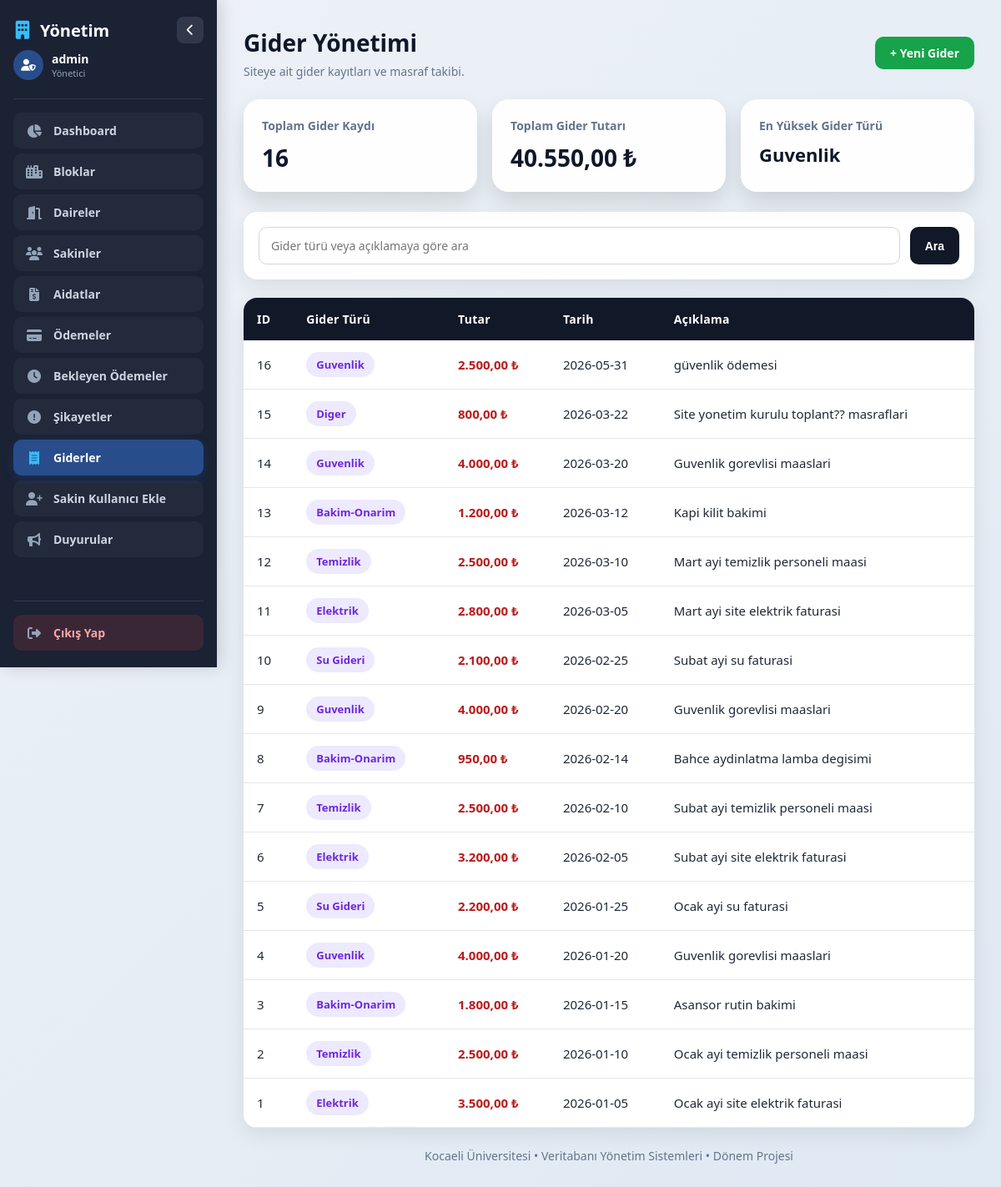
/expenses.php (signed in), run on the app's committed database.
### tables this page shows
CREATE TABLE `expenses` (
  `expense_id` int(11) NOT NULL,
  `expense_type` varchar(100) NOT NULL,
  `amount` decimal(10,2) NOT NULL,
  `expense_date` date NOT NULL,
  `description` text DEFAULT NULL,
  `created_at` timestamp NOT NULL DEFAULT current_timestamp()
);

### includes/functions.php (called while the page is built, shortened)
<?php
function formatMoney($amount) {
    return number_format($amount, 2, ',', '.') . ' ₺';
}

### expenses.php (the view, shortened to what this page needs)
<?php
require_once "includes/auth.php";
require_once "includes/functions.php";
$search = isset($_GET['search']) ? trim($_GET['search']) : "";
$sql = "SELECT
            expense_id,
            expense_type,
            amount,
            expense_date,
            description
        FROM expenses
        WHERE 1=1";
$params = [];
$sql .= " ORDER BY expense_date DESC, expense_id DESC";
$stmt = $conn->prepare($sql);
$stmt->execute($params);
$expenses = $stmt->fetchAll(PDO::FETCH_ASSOC);
$totalExpenseCount = count($expenses);
$totalExpenseAmount = 0;
$typeTotals = [];
foreach($expenses as $expense){
    $totalExpenseAmount += $expense['amount'];
    if(!isset($typeTotals[$expense['expense_type']])){
        $typeTotals[$expense['expense_type']] = 0;
    }
    $typeTotals[$expense['expense_type']] += $expense['amount'];
}
arsort($typeTotals);
$topTypeName = count($typeTotals) > 0 ? array_key_first($typeTotals) : "-";
require_once "includes/header_admin.php";
?>
        <div class="top-bar">
            <div>
                <h1>Gider Yönetimi</h1>
                <p>Siteye ait gider kayıtları ve masraf takibi.</p>
            </div>
            <a class="btn btn-success" href="add_expense.php">+ Yeni Gider</a>
        </div>
        <div class="cards">
            <div class="card">
                <h3>Toplam Gider Kaydı</h3>
                <p><?php echo $totalExpenseCount; ?></p>
            </div>
            <div class="card">
                <h3>Toplam Gider Tutarı</h3>
                <p><?php echo formatMoney($totalExpenseAmount); ?></p>
            </div>
            <div class="card">
                <h3>En Yüksek Gider Türü</h3>
                <p style="font-size:22px;"><?php echo $topTypeName; ?></p>
            </div>
        </div>
        <div class="filter-box">
            <form class="filter-form" method="GET" style="grid-template-columns: 1fr auto;">
                <input type="text" name="search" placeholder="Gider türü veya açıklamaya göre ara" value="<?php echo htmlspecialchars($search); ?>">
                <button type="submit" class="btn btn-dark">Ara</button>
            </form>
        </div>
        <?php if(count($expenses) > 0): ?>
            <div class="table-box">
                <table>
                    <tr>
                        <th>ID</th>
                        <th>Gider Türü</th>
                        <th>Tutar</th>
                        <th>Tarih</th>
                        <th>Açıklama</th>
                    </tr>
                    <?php foreach($expenses as $expense): ?>
                    <tr>
                        <td><?php echo $expense['expense_id']; ?></td>
                        <td>
                            <span class="type-badge"><?php echo $expense['expense_type']; ?></span>
                        </td>
                        <td class="amount-expense">
                            <?php echo formatMoney($expense['amount']); ?>
                        </td>
                        <td><?php echo $expense['expense_date']; ?></td>
                        <td class="desc"><?php echo $expense['description']; ?></td>
                    </tr>
                    <?php endforeach; ?>
                </table>
            </div>
        <?php else: ?>
            <div class="empty-box">
                Aradığınız kriterlere uygun gider kaydı bulunamadı.
            </div>
        <?php endif; ?>
<?php require_once "includes/footer_admin.php"; ?>

### assets/css/style.css (style rules this page uses)
* { box-sizing: border-box; margin: 0; padding: 0; }
body { font-family: 'Segoe UI', Tahoma, Geneva, Verdana, sans-serif; background: linear-gradient(135deg, #eef2f7, #dfe9f3); min-height: 100vh; color: #1f2937; }
.top-bar { display: flex; justify-content: space-between; align-items: center; margin-bottom: 24px; flex-wrap: wrap; gap: 12px; }
.top-bar h1 { margin: 0; font-size: 28px; color: #0f172a; }
.top-bar p { margin-top: 6px; color: #64748b; font-size: 14px; }
.btn { display: inline-flex; align-items: center; gap: 6px; text-decoration: none; background: #2563eb; color: white; padding: 10px 18px; border-radius: 10px; font-weight: bold; transition: 0.3s; border: none; cursor: pointer; font-size: 14px; }
.btn-success { background: #16a34a; }
.btn-dark { background: #111827; }
.cards { display: grid; grid-template-columns: repeat(auto-fit, minmax(220px, 1fr)); gap: 18px; margin-bottom: 24px; }
.stat-card, .card { background: rgba(255,255,255,0.96); border-radius: 20px; padding: 22px; box-shadow: 0 12px 24px rgba(0,0,0,0.12); transition: 0.3s; }
.stat-card h3, .card h3 { font-size: 14px; color: #64748b; margin-bottom: 10px; }
.stat-card p, .card p { font-size: 28px; font-weight: bold; color: #0f172a; }
.table-box { background: white; border-radius: 16px; overflow: hidden; box-shadow: 0 8px 24px rgba(0,0,0,0.08); }
table { width: 100%; border-collapse: collapse; }
th { background: #111827; color: white; padding: 16px; text-align: left; font-size: 14px; letter-spacing: 0.3px; }
td { padding: 14px 16px; border-bottom: 1px solid #e5e7eb; font-size: 15px; }
.type-badge { display: inline-block; padding: 6px 12px; border-radius: 999px; font-size: 13px; font-weight: bold; background: #ede9fe; color: #6d28d9; }
.amount-expense { font-weight: bold; color: #b91c1c; white-space: nowrap; }
input[type="text"], input[type="number"], input[type="date"], input[type="email"], select, textarea { width: 100%; padding: 14px; border: 1px solid #d1d5db; border-radius: 12px; font-size: 15px; outline: none; font-family: inherit; }
.filter-box { background: white; border-radius: 16px; padding: 18px; box-shadow: 0 8px 24px rgba(0,0,0,0.08); margin-bottom: 22px; }
.filter-form { display: grid; grid-template-columns: 2fr 1fr auto; gap: 12px; }
.filter-form input, .filter-form select { padding: 12px 14px; border: 1px solid #d1d5db; border-radius: 10px; font-size: 14px; }

### data on the page
expenses: expense_id "16", expense_type "Guvenlik", amount "2.500,00 ₺", expense_date "2026-05-31", description "güvenlik ödemesi"
expenses: expense_id "15", expense_type "Diger", amount "800,00 ₺", expense_date "2026-03-22", description "Site yonetim kurulu toplant?? masraflari"
expenses: expense_id "14", expense_type "Guvenlik", amount "4.000,00 ₺", expense_date "2026-03-20", description "Guvenlik gorevlisi maaslari"
expenses: expense_id "13", expense_type "Bakim-Onarim", amount "1.200,00 ₺", expense_date "2026-03-12", description "Kapi kilit bakimi"
expenses: expense_id "12", expense_type "Temizlik", amount "2.500,00 ₺", expense_date "2026-03-10", description "Mart ayi temizlik personeli maasi"
expenses: expense_id "11", expense_type "Elektrik", amount "2.800,00 ₺", expense_date "2026-03-05", description "Mart ayi site elektrik faturasi"
expenses: expense_id "10", expense_type "Su Gideri", amount "2.100,00 ₺", expense_date "2026-02-25", description "Subat ayi su faturasi"
expenses: expense_id "9", expense_type "Guvenlik", amount "4.000,00 ₺", expense_date "2026-02-20", description "Guvenlik gorevlisi maaslari"
expenses: expense_id "8", expense_type "Bakim-Onarim", amount "950,00 ₺", expense_date "2026-02-14", description "Bahce aydinlatma lamba degisimi"
expenses: expense_id "7", expense_type "Temizlik", amount "2.500,00 ₺", expense_date "2026-02-10", description "Subat ayi temizlik personeli maasi"
expenses: expense_id "6", expense_type "Elektrik", amount "3.200,00 ₺", expense_date "2026-02-05", description "Subat ayi site elektrik faturasi"
expenses: expense_id "5", expense_type "Su Gideri", amount "2.200,00 ₺", expense_date "2026-01-25", description "Ocak ayi su faturasi"
expenses: expense_id "4", expense_type "Guvenlik", amount "4.000,00 ₺", expense_date "2026-01-20", description "Guvenlik gorevlisi maaslari"
expenses: expense_id "3", expense_type "Bakim-Onarim", amount "1.800,00 ₺", expense_date "2026-01-15", description "Asansor rutin bakimi"
expenses: expense_id "2", expense_type "Temizlik", amount "2.500,00 ₺", expense_date "2026-01-10", description "Ocak ayi temizlik personeli maasi"
expenses: expense_id "1", expense_type "Elektrik", amount "3.500,00 ₺", expense_date "2026-01-05", description "Ocak ayi site elektrik faturasi"

### other printed values
$_SESSION['username'] "admin"
$totalExpenseCount "16"
formatMoney($totalExpenseAmount) "40.550,00 ₺"
$topTypeName "Guvenlik"
